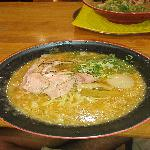
#> input picture ramen/0mario/DSC_0001.jpg, 150 x 150 px; its folder holds 4 pictures in this run
$ python resize.py
#> lines starting #> are read from the running program, lines starting #| are printed output that depends on the picture
from PIL import Image
import glob

marioes=glob.glob("./images/datasets/0mario/*")


for i in marioes:
	img = Image.open(i)
#> img is the input picture: PIL image 150x150 RGB; mean R, G, B 142.8, 110.5, 47.7
	r_img = img.rotate(270, expand=True)
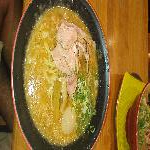
#> r_img: PIL image 150x150 RGB; mean R, G, B 142.8, 110.5, 47.7
	r_img = r_img.resize((150,150))

	r_img.save(i)
#> pass 2 of the loop `for i in marioes:`:
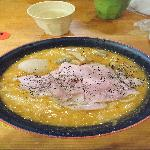
#> input picture ramen/0mario/DSC_0007.jpg, 150 x 150 px
#> img is the input picture: PIL image 150x150 RGB; mean R, G, B 162.8, 135, 89.1
#> `r_img = img.rotate(270, expand=True)`:
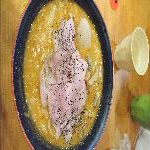
#> r_img: PIL image 150x150 RGB; mean R, G, B 162.8, 135, 89.1
#> pass 3 of the loop `for i in marioes:`:
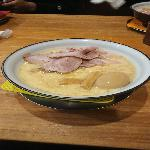
#> input picture ramen/0mario/DSC_0012(1).jpg, 150 x 150 px
#> img is the input picture: PIL image 150x150 RGB; mean R, G, B 135.9, 106.8, 71.9
#> `r_img = img.rotate(270, expand=True)`:
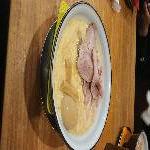
#> r_img: PIL image 150x150 RGB; mean R, G, B 135.9, 106.8, 71.9
#> the loop made 4 passes; the first 3 are shown
